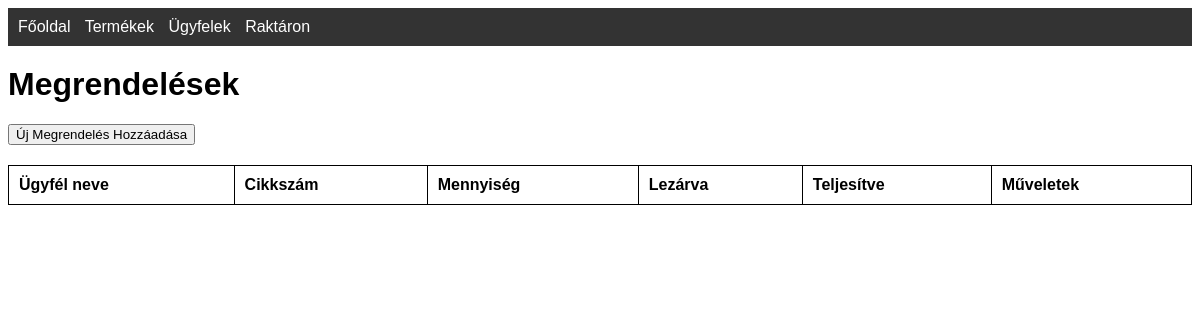
The page /orders on the database as committed earlier.
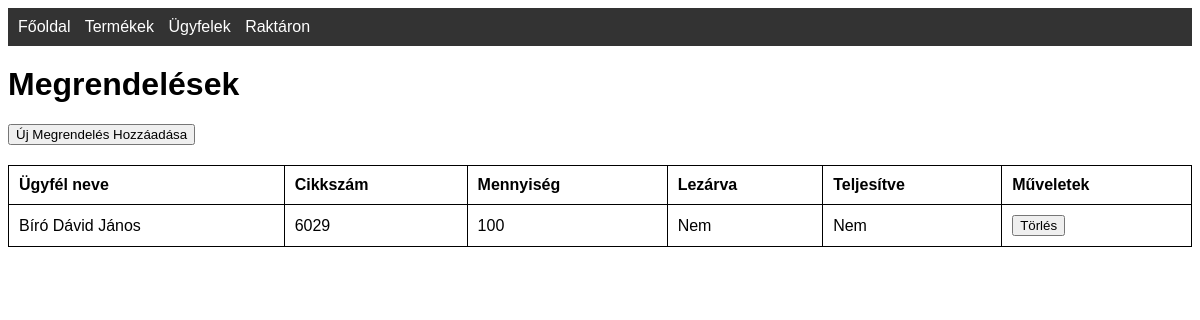
The same page on the database as committed later.
### tables this page shows
CREATE TABLE "orders" (
            id INTEGER PRIMARY KEY,
            customer_id INTEGER,
            cikkszam TEXT,
            mennyiseg INTEGER,
            lezarva INTEGER DEFAULT 0,
            teljesitve INTEGER DEFAULT 0,
            FOREIGN KEY(customer_id) REFERENCES customers(id),
            FOREIGN KEY(cikkszam) REFERENCES products(cikkszam)
        );

CREATE TABLE customers (
                    id INTEGER PRIMARY KEY,
                    nev TEXT,
                    iranyitoszam TEXT,
                    varos TEXT,
                    utca TEXT,
                    hazszam TEXT,
                    email TEXT);

### app.py (the view)
@app.route('/orders')
def orders():
    conn = get_db_connection()
    orders = conn.execute('''
        SELECT
            orders.id,
            customers.nev,
            orders.cikkszam,
            orders.mennyiseg,
            orders.lezarva,
            orders.teljesitve
        FROM orders
        JOIN customers ON orders.customer_id = customers.id
    ''').fetchall()
    conn.close()
    return render_template('orders.html', orders=orders)

### app.py (called while the page is built)
def get_db_connection():
    conn = sqlite3.connect('database.db')
    conn.row_factory = sqlite3.Row
    return conn

### templates/orders.html (shortened to what this page needs)
<!DOCTYPE html>
<html lang="hu">
<head>
    <link rel="stylesheet" href="{{ url_for('static', filename='css/style.css') }}">
</head>
<body>
    <nav>
        <a href="{{ url_for('index') }}">Főoldal</a>
        <a href="{{ url_for('products') }}">Termékek</a>
        <a href="{{ url_for('customers') }}">Ügyfelek</a>
        <a href="{{ url_for('stock') }}">Raktáron</a>
    </nav>
    <h1>Megrendelések</h1>
    <a href="{{ url_for('add_order') }}">
        <button>Új Megrendelés Hozzáadása</button>
    </a>
    <table>
        <thead>
            <tr>
                <th>Ügyfél neve</th>
                <th>Cikkszám</th>
                <th>Mennyiség</th>
                <th>Lezárva</th>
                <th>Teljesítve</th>
                <th>Műveletek</th>
            </tr>
        </thead>
        <tbody>
            {% for order in orders %}
            <tr>
                <td>{{ order.nev }}</td>
                <td>{{ order.cikkszam }}</td>
                <td>{{ order.mennyiseg }}</td>
                <td>{{ 'Igen' if order.lezarva else 'Nem' }}</td>
                <td>{{ 'Igen' if order.teljesitve else 'Nem' }}</td>
                <td>
                    <form action="{{ url_for('delete_order', order_id=order.id) }}" method="POST" style="display:inline;">
                        <button type="submit" onclick="return confirm('Biztosan törölni szeretnéd a megrendelést?')">Törlés</button>
                    </form>
                </td>
            </tr>
            {% endfor %}
        </tbody>
    </table>
</body>
</html>

### static/css/style.css (style rules this page uses)
body { font-family: Arial, sans-serif; }
nav { background-color: #333; padding: 10px; }
nav a { color: white; margin-right: 10px; text-decoration: none; }
table { width: 100%; border-collapse: collapse; margin-top: 20px; }
table, th, td { border: 1px solid black; }
th, td { padding: 10px; text-align: left; }
h1 { margin-top: 20px; }

Rows that differ between the two databases and show on the page:
added orders: nev "Bíró Dávid János", cikkszam "6029", mennyiseg "100", lezarva "Nem", teljesitve "Nem"
